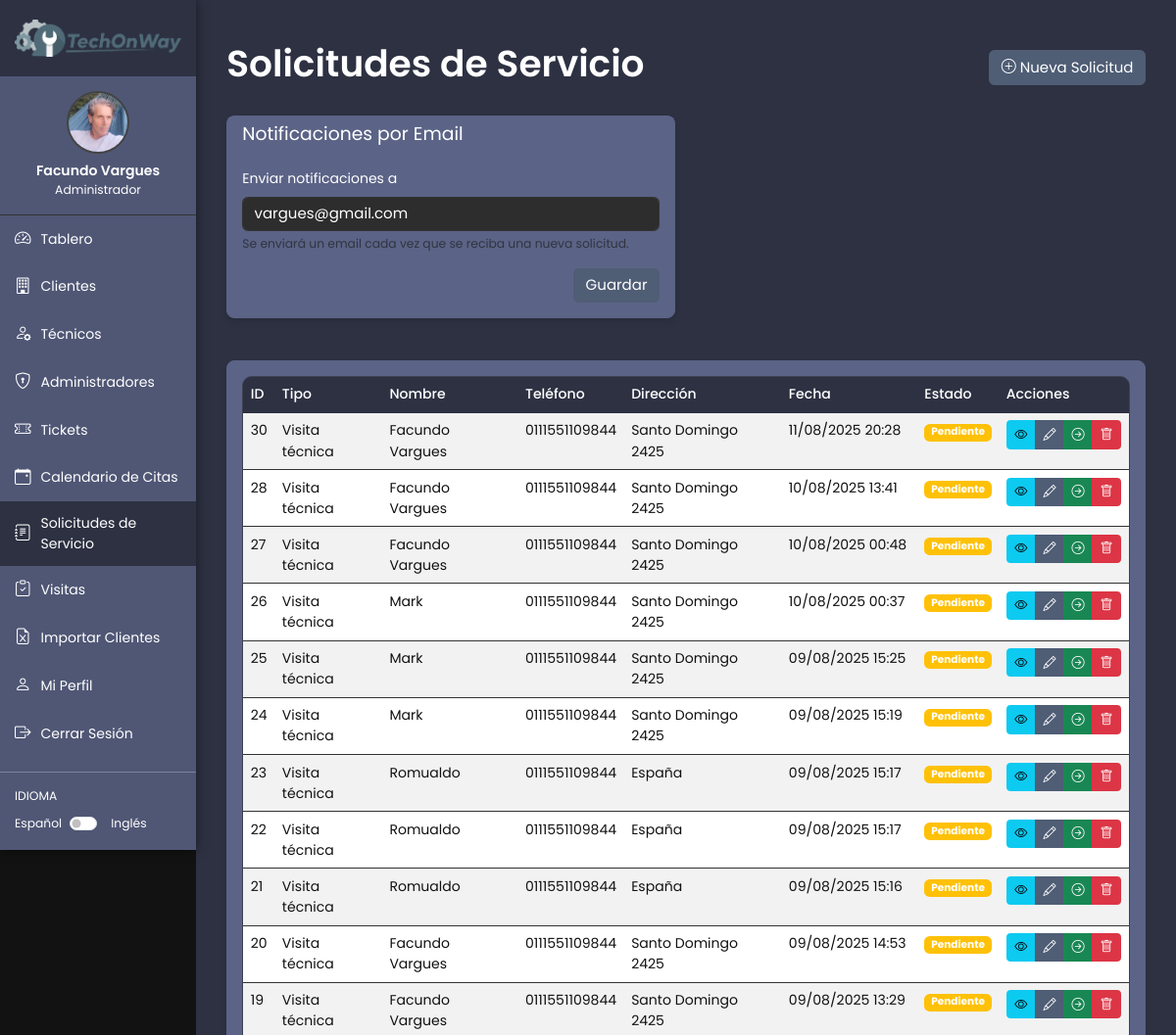
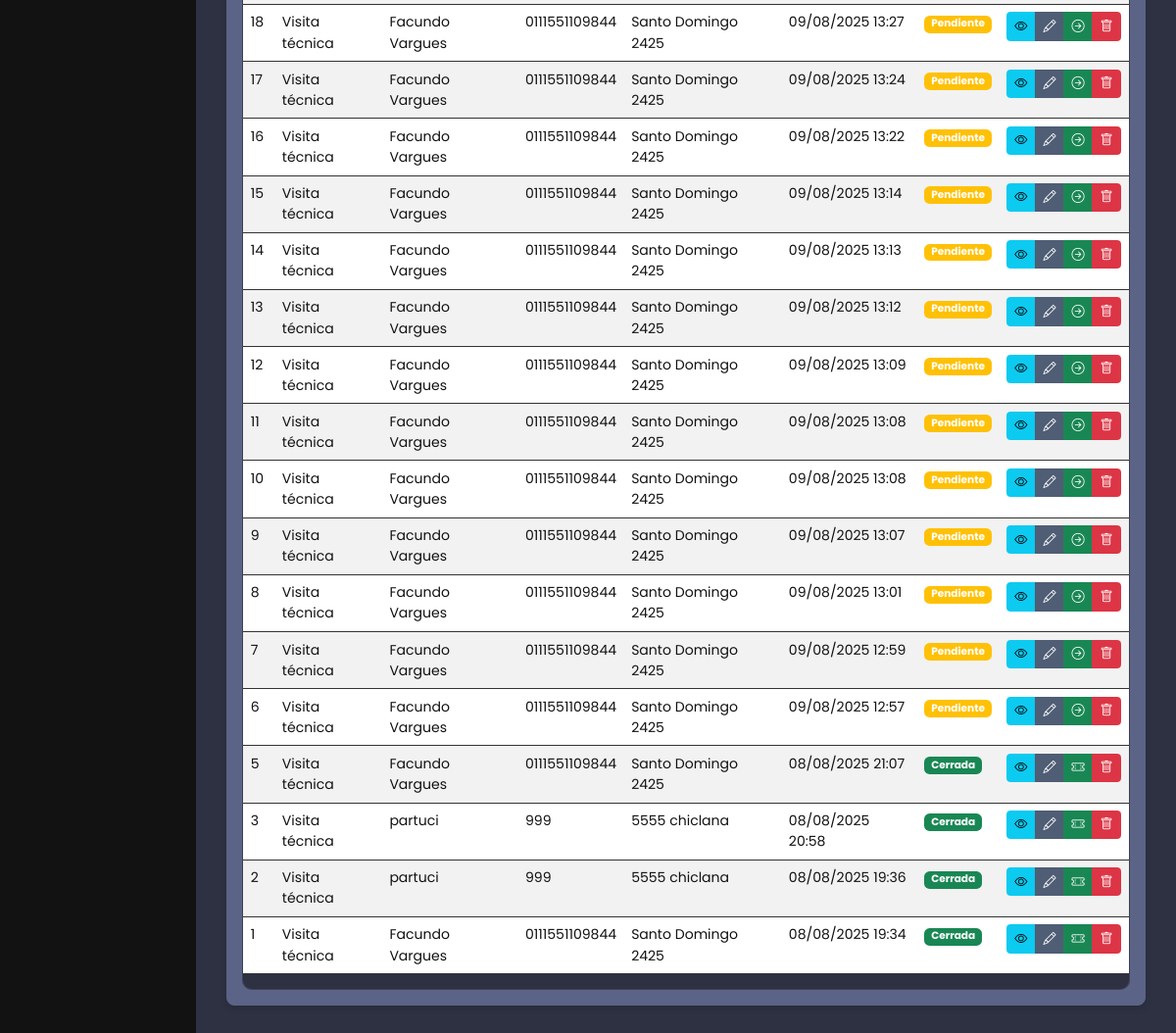
The app's page /admin/service_requests.php (signed in) with its own data (2 pictures, top to bottom).
### tables this page shows
CREATE TABLE `settings` (
  `key` varchar(100) NOT NULL,
  `value` text DEFAULT NULL,
  `updated_at` timestamp NOT NULL DEFAULT current_timestamp() ON UPDATE current_timestamp()
);

CREATE TABLE `service_requests` (
  `id` int(11) NOT NULL,
  `type` varchar(100) NOT NULL DEFAULT 'Visita técnica',
  `name` varchar(100) NOT NULL,
  `phone` varchar(30) NOT NULL,
  `address` varchar(255) NOT NULL,
  `detail` text DEFAULT NULL,
  `ticket_id` int(11) DEFAULT NULL,
  `status` enum('pending','in_progress','closed') DEFAULT 'pending',
  `created_at` timestamp NOT NULL DEFAULT current_timestamp(),
  `updated_at` timestamp NOT NULL DEFAULT current_timestamp() ON UPDATE current_timestamp()
);

### includes/i18n.php (called while the page is built, shortened)
<?php
$lang = [];
$langFile = __DIR__ . '/../lang/' . $_SESSION['lang'] . '.php';
if (file_exists($langFile)) {
    $lang = require $langFile;
} else {
    $langFile = __DIR__ . '/../lang/es.php';
    if (file_exists($langFile)) {
        $lang = require $langFile;
    }
}
function __($key, $fallback = null) {
    global $lang;
    if (isset($lang[$key])) {
        return $lang[$key];
    }
    return $fallback !== null ? $fallback : $key;
}

### includes/Database.php (called while the page is built, shortened)
<?php
class Database {
    private static $instance = null;
    private $connection;
    private static $connectionCount = 0;
    private function __construct() {
        $config = @require __DIR__ . '/../config/database.php';
        try {
            $charset = isset($config['charset']) ? $config['charset'] : 'utf8';
            $dsn_variants = [
                "mysql:host={$config['host']};dbname={$config['dbname']};charset={$charset}",
                "mysql:host={$config['host']};dbname={$config['dbname']};charset=utf8",
                "mysql:host={$config['host']};dbname={$config['dbname']}"
            ];
            self::$connectionCount++;
            foreach ($dsn_variants as $dsn) {
                try {
                    $this->connection = new PDO($dsn, $config['username'], $config['password'], $config['options']);
                    break;
                } catch (PDOException $e) {
                    $connection_error = $e->getMessage();
                    if (function_exists('error_log')) {
                        error_log("TechonWay: Database connection failed - DSN: {$dsn} - Error: " . $e->getMessage());
                    }
                    if (strpos($e->getMessage(), 'Too many connections') !== false) {
                        if (function_exists('error_log')) {
                            error_log("TechonWay: Too many database connections - Count: " . self::$connectionCount);
                        }
                        throw new PDOException("Database server overloaded: " . $e->getMessage());
                    }
                    continue;
                }
            }
        } catch (PDOException $e) {
            die("Connection failed: " . $e->getMessage());
        }
    }
    public static function getInstance() {
        if (self::$instance === null) {
            self::$instance = new self();
        }
        return self::$instance;
    }
    public function getConnection() {
        return $this->connection;
    }
    public function query($sql, $params = []) {
        $stmt = $this->connection->prepare($sql);
        $stmt->execute($params);
        return $stmt;
    }
    public function select($sql, $params = []) {
        $stmt = $this->query($sql, $params);
        return $stmt->fetchAll();
    }
    public function selectOne($sql, $params = []) {
        $stmt = $this->query($sql, $params);
        return $stmt->fetch();
    }
}

### includes/Settings.php (called while the page is built, shortened)
<?php
class Settings {
    private $db;
    public function __construct() {
        $this->db = Database::getInstance();
        $this->pdo = $this->db->getConnection();
    }
    public function get($key, $default = null) {
        try {
            $row = $this->db->selectOne('SELECT `value` FROM settings WHERE `key` = ?', [$key]);
            if ($row && isset($row['value'])) {
                return $row['value'];
            }
            return $default;
        } catch (Throwable $e) {
            return $default;
        }
    }
}

### config/database.php (called while the page is built, shortened)
<?php
$isLocal = (isset($_SERVER['HTTP_HOST']) && strpos($_SERVER['HTTP_HOST'], 'localhost') !== false)
    || (php_sapi_name() === 'cli');
$localConfig = null;
if ($isLocal) {
    if ($localConfig && isset($localConfig['database'])) {
        $dbConfig = $localConfig['database'];
        return [
            'host' => $dbConfig['host'],
            'dbname' => $dbConfig['dbname'],
            'username' => $dbConfig['username'],
            'password' => $dbConfig['password'],
            'charset' => $dbConfig['charset'],
            'options' => [
                PDO::ATTR_ERRMODE => PDO::ERRMODE_EXCEPTION,
                PDO::ATTR_DEFAULT_FETCH_MODE => PDO::FETCH_ASSOC,
                PDO::ATTR_EMULATE_PREPARES => false,
            ]
        ];
    } else {
        return [
            'host' => 'localhost',
            'dbname' => 'techonway',
            'username' => 'root',
            'password' => '',
            'charset' => 'utf8mb4',
            'options' => [
                PDO::ATTR_ERRMODE => PDO::ERRMODE_EXCEPTION,
                PDO::ATTR_DEFAULT_FETCH_MODE => PDO::FETCH_ASSOC,
                PDO::ATTR_EMULATE_PREPARES => false,
            ]
        ];
    }
}

### config/mail.php (called while the page is built, shortened)
<?php
$envKey = getenv('SENDGRID_API_KEY') ?: '';
$isLocal = isset($_SERVER['HTTP_HOST']) && strpos($_SERVER['HTTP_HOST'], 'localhost') !== false;
$localConfig = null;
$apiKey = $envKey;
$keyFile = __DIR__ . '/.sendgrid_key';
return [
    'transport' => 'sendgrid_api',
    'host' => 'smtp.sendgrid.net',
    'port' => 587,
    'username' => 'apikey',
    'password' => $apiKey,
    'sendgrid_api_key' => $apiKey,
    'encryption' => 'tls',
    'from_email' => 'no-reply@techonway.com',
    'from_name' => 'TechOnWay',
    'notify_to' => 'admin@example.com',
    'debug' => true,
    'log_dir' => __DIR__ . '/../logs',
    'verify_peer' => true,
    'verify_peer_name' => true,
    'allow_self_signed' => false,
    'cafile' => ''
];

### includes/init.php (called while the page is built, shortened)
<?php
require_once dirname(__FILE__) . '/timezone_config.php';
require_once INCLUDE_PATH . '/Database.php';
require_once INCLUDE_PATH . '/i18n.php';
function escape($string) {
    return htmlspecialchars($string, ENT_QUOTES, 'UTF-8');
}

### includes/timezone_config.php (called while the page is built, shortened)
<?php
function formatDateTime($dateTime, $format = 'd/m/Y H:i') {
    $timestamp = strtotime($dateTime);
    return date($format, $timestamp);
}

### admin/service_requests.php (the view, shortened to what this page needs)
<?php
require_once __DIR__ . '/../includes/init.php';
$db = Database::getInstance();
$mailConfig = require __DIR__ . '/../config/mail.php';
require_once __DIR__ . '/../includes/Settings.php';
$settings = new Settings();
$action = $_GET['action'] ?? 'list';
$requests = [];
if ($action === 'list') {
    $requests = $db->select('SELECT * FROM service_requests ORDER BY created_at DESC');
}
$pageTitle = match ($action) {
    'edit' => __('service_requests.title.edit', 'Editar Solicitud'),
    'view' => __('service_requests.title.view', 'Ver Solicitud'),
    'convert' => __('service_requests.title.convert', 'Convertir a Ticket'),
    default => __('service_requests.title.index', 'Solicitudes de Servicio')
};
include_once __DIR__ . '/../templates/header.php';
?>
<div class="container-fluid py-4">
    <div class="d-flex justify-content-between align-items-center mb-4">
        <h1><?php echo $pageTitle; ?></h1>
        <?php if ($action === 'list'): ?>
            <a href="?action=edit" class="btn btn-primary">
                <i class="bi bi-plus-circle"></i> <?php echo __('service_requests.actions.new', 'Nueva Solicitud'); ?>
            </a>
        <?php else: ?>
            <a href="service_requests.php" class="btn btn-secondary">
                <i class="bi bi-arrow-left"></i> <?php echo __('common.back_to_list', 'Volver a la Lista'); ?>
            </a>
        <?php endif; ?>
    </div>
    <?php if ($action === 'list'): ?>
        <div class="row mb-4">
            <div class="col-md-6">
                <div class="card">
                    <div class="card-header">
                        <h5 class="card-title mb-0"><?php echo __('service_requests.notify.title', 'Notificaciones por Email'); ?></h5>
                    </div>
                    <div class="card-body">
                        <form method="post" action="<?php echo BASE_URL; ?>admin/service_requests.php">
                            <div class="mb-3">
                                <label class="form-label" for="notify_to">
                                    <?php echo __('service_requests.notify.to', 'Enviar notificaciones a'); ?>
                                </label>
                                <input type="email" class="form-control" id="notify_to" name="notify_to" placeholder="email@dominio.com" value="<?php echo escape($settings->get('service_requests_notify_to', $mailConfig['notify_to'] ?? '')); ?>" required>
                                <div class="form-text">
                                    <?php echo __('service_requests.notify.help', 'Se enviará un email cada vez que se reciba una nueva solicitud.'); ?>
                                </div>
                            </div>
                            <div class="d-flex justify-content-end">
                                <button type="submit" class="btn btn-primary" name="save_notify_email">
                                    <?php echo __('common.save', 'Guardar'); ?>
                                </button>
                            </div>
                        </form>
                    </div>
                </div>
            </div>
        </div>
        <div class="card">
            <div class="card-body">
                <?php if (count($requests) > 0): ?>
                    <div class="table-responsive">
                        <table class="table table-striped">
                            <thead>
                                <tr>
                                    <th><?php echo __('common.id', 'ID'); ?></th>
                                    <th><?php echo __('common.type', 'Tipo'); ?></th>
                                    <th><?php echo __('common.name', 'Nombre'); ?></th>
                                    <th><?php echo __('common.phone', 'Teléfono'); ?></th>
                                    <th><?php echo __('common.address', 'Dirección'); ?></th>
                                    <th><?php echo __('common.date', 'Fecha'); ?></th>
                                    <th><?php echo __('common.status', 'Estado'); ?></th>
                                    <th><?php echo __('common.actions', 'Acciones'); ?></th>
                                </tr>
                            </thead>
                            <tbody>
                                <?php foreach ($requests as $r): ?>
                                    <tr>
                                        <td><?php echo $r['id']; ?></td>
                                        <td><?php echo escape($r['type']); ?></td>
                                        <td><?php echo escape($r['name']); ?></td>
                                        <td><?php echo escape($r['phone']); ?></td>
                                        <td><?php echo escape($r['address']); ?></td>
                                        <td><?php echo formatDateTime($r['created_at']); ?></td>
                                        <td>
                                            <?php
                                            $statusClass = match ($r['status']) {
                                                'pending' => 'bg-warning',
                                                'in_progress' => 'bg-info',
                                                'closed' => 'bg-success',
                                                default => 'bg-secondary'
                                            };
                                            $statusText = match ($r['status']) {
                                                'pending' => __('service_requests.status.pending', 'Pendiente'),
                                                'in_progress' => __('service_requests.status.in_progress', 'En Progreso'),
                                                'closed' => __('service_requests.status.closed', 'Cerrada'),
                                                default => ucfirst($r['status'] ?? '-')
                                            };
                                            ?>
                                            <span class="badge <?php echo $statusClass; ?>">
                                                <?php echo $statusText; ?>
                                            </span>
                                        </td>
                                        <td>
                                            <div class="btn-group btn-group-sm" role="group">
                                                <a href="?action=view&id=<?php echo $r['id']; ?>" class="btn btn-info">
                                                    <i class="bi bi-eye"></i>
                                                </a>
                                                <a href="?action=edit&id=<?php echo $r['id']; ?>" class="btn btn-primary">
                                                    <i class="bi bi-pencil"></i>
                                                </a>
                                                <?php if (empty($r['ticket_id'])): ?>
                                                    <a href="?action=convert&id=<?php echo $r['id']; ?>" class="btn btn-success">
                                                        <i class="bi bi-arrow-right-circle"></i>
                                                    </a>
                                                <?php else: ?>
                                                    <a href="<?php echo BASE_URL; ?>admin/tickets.php?action=view&id=<?php echo $r['ticket_id']; ?>" class="btn btn-success">
                                                        <i class="bi bi-ticket-perforated"></i>
                                                    </a>
                                                <?php endif; ?>
                                                <button type="button" class="btn btn-danger" data-bs-toggle="modal" data-bs-target="#deleteModal<?php echo $r['id']; ?>">
                                                    <i class="bi bi-trash"></i>
                                                </button>
                                            </div>
                                        </td>
                                    </tr>
                                <?php endforeach; ?>
                            </tbody>
                        </table>
                    </div>
                <?php else: ?>
                    <p class="text-center">No hay solicitudes registradas</p>
                <?php endif; ?>
            </div>
        </div>
    <?php endif; ?>
</div>
<?php include_once __DIR__ . '/../templates/footer.php'; ?>

### records on screen
settings: notify_to "vargues@gmail.com"
service_requests: id "30", type "Visita técnica", name "Facundo Vargues", phone "0111551109844", address "Santo Domingo 2425", created_at "11/08/2025 20:28", status "Pendiente"
service_requests: id "28", type "Visita técnica", name "Facundo Vargues", phone "0111551109844", address "Santo Domingo 2425", created_at "10/08/2025 13:41", status "Pendiente"
service_requests: id "27", type "Visita técnica", name "Facundo Vargues", phone "0111551109844", address "Santo Domingo 2425", created_at "10/08/2025 00:48", status "Pendiente"
service_requests: id "26", type "Visita técnica", name "Mark", phone "0111551109844", address "Santo Domingo 2425", created_at "10/08/2025 00:37", status "Pendiente"
service_requests: id "25", type "Visita técnica", name "Mark", phone "0111551109844", address "Santo Domingo 2425", created_at "09/08/2025 15:25", status "Pendiente"
service_requests: id "24", type "Visita técnica", name "Mark", phone "0111551109844", address "Santo Domingo 2425", created_at "09/08/2025 15:19", status "Pendiente"
service_requests: id "23", type "Visita técnica", name "Romualdo", phone "0111551109844", address "España", created_at "09/08/2025 15:17", status "Pendiente"
service_requests: id "22", type "Visita técnica", name "Romualdo", phone "0111551109844", address "España", created_at "09/08/2025 15:17", status "Pendiente"
service_requests: id "21", type "Visita técnica", name "Romualdo", phone "0111551109844", address "España", created_at "09/08/2025 15:16", status "Pendiente"
service_requests: id "20", type "Visita técnica", name "Facundo Vargues", phone "0111551109844", address "Santo Domingo 2425", created_at "09/08/2025 14:53", status "Pendiente"
service_requests: id "19", type "Visita técnica", name "Facundo Vargues", phone "0111551109844", address "Santo Domingo 2425", created_at "09/08/2025 13:29", status "Pendiente"
service_requests: id "18", type "Visita técnica", name "Facundo Vargues", phone "0111551109844", address "Santo Domingo 2425", created_at "09/08/2025 13:27", status "Pendiente"
service_requests: id "17", type "Visita técnica", name "Facundo Vargues", phone "0111551109844", address "Santo Domingo 2425", created_at "09/08/2025 13:24", status "Pendiente"
service_requests: id "16", type "Visita técnica", name "Facundo Vargues", phone "0111551109844", address "Santo Domingo 2425", created_at "09/08/2025 13:22", status "Pendiente"
service_requests: id "15", type "Visita técnica", name "Facundo Vargues", phone "0111551109844", address "Santo Domingo 2425", created_at "09/08/2025 13:14", status "Pendiente"
service_requests: id "14", type "Visita técnica", name "Facundo Vargues", phone "0111551109844", address "Santo Domingo 2425", created_at "09/08/2025 13:13", status "Pendiente"
service_requests: id "13", type "Visita técnica", name "Facundo Vargues", phone "0111551109844", address "Santo Domingo 2425", created_at "09/08/2025 13:12", status "Pendiente"
service_requests: id "12", type "Visita técnica", name "Facundo Vargues", phone "0111551109844", address "Santo Domingo 2425", created_at "09/08/2025 13:09", status "Pendiente"
service_requests: id "11", type "Visita técnica", name "Facundo Vargues", phone "0111551109844", address "Santo Domingo 2425", created_at "09/08/2025 13:08", status "Pendiente"
service_requests: id "10", type "Visita técnica", name "Facundo Vargues", phone "0111551109844", address "Santo Domingo 2425", created_at "09/08/2025 13:08", status "Pendiente"
service_requests: id "9", type "Visita técnica", name "Facundo Vargues", phone "0111551109844", address "Santo Domingo 2425", created_at "09/08/2025 13:07", status "Pendiente"
service_requests: id "8", type "Visita técnica", name "Facundo Vargues", phone "0111551109844", address "Santo Domingo 2425", created_at "09/08/2025 13:01", status "Pendiente"
service_requests: id "7", type "Visita técnica", name "Facundo Vargues", phone "0111551109844", address "Santo Domingo 2425", created_at "09/08/2025 12:59", status "Pendiente"
service_requests: id "6", type "Visita técnica", name "Facundo Vargues", phone "0111551109844", address "Santo Domingo 2425", created_at "09/08/2025 12:57", status "Pendiente"
service_requests: id "5", type "Visita técnica", name "Facundo Vargues", phone "0111551109844", address "Santo Domingo 2425", created_at "08/08/2025 21:07", status "Cerrada"
service_requests: id "3", type "Visita técnica", name "partuci", phone "999", address "5555 chiclana", created_at "08/08/2025 20:58", status "Cerrada"
service_requests: id "2", type "Visita técnica", name "partuci", phone "999", address "5555 chiclana", created_at "08/08/2025 19:36", status "Cerrada"
service_requests: id "1", type "Visita técnica", name "Facundo Vargues", phone "0111551109844", address "Santo Domingo 2425", created_at "08/08/2025 19:34", status "Cerrada"

### other values on screen
$displayName "Facundo Vargues"
__('sidebar.role.admin') "Administrador"
__('sidebar.dashboard', 'Dashboard') "Tablero"
__('sidebar.clients') "Clientes"
__('sidebar.technicians') "Técnicos"
__('sidebar.admins', 'Administradores') "Administradores"
__('sidebar.tickets') "Tickets"
__('sidebar.service_requests') "Solicitudes de Servicio"
__('sidebar.visits') "Visitas"
__('sidebar.import_clients') "Importar Clientes"
__('sidebar.profile') "Mi Perfil"
__('sidebar.logout') "Cerrar Sesión"
__('sidebar.language') "IDIOMA"
__('language.es') "Español"
__('language.en') "Inglés"
